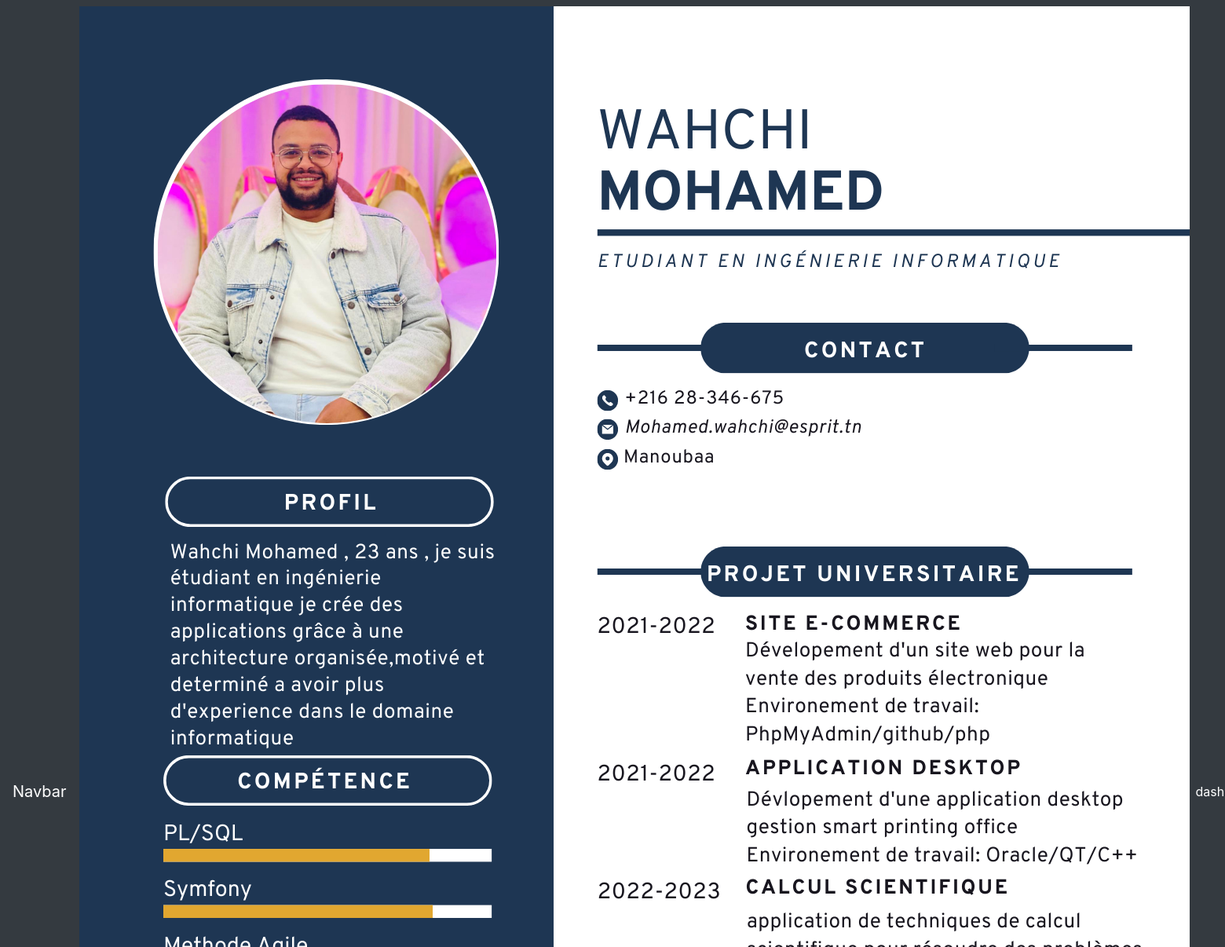
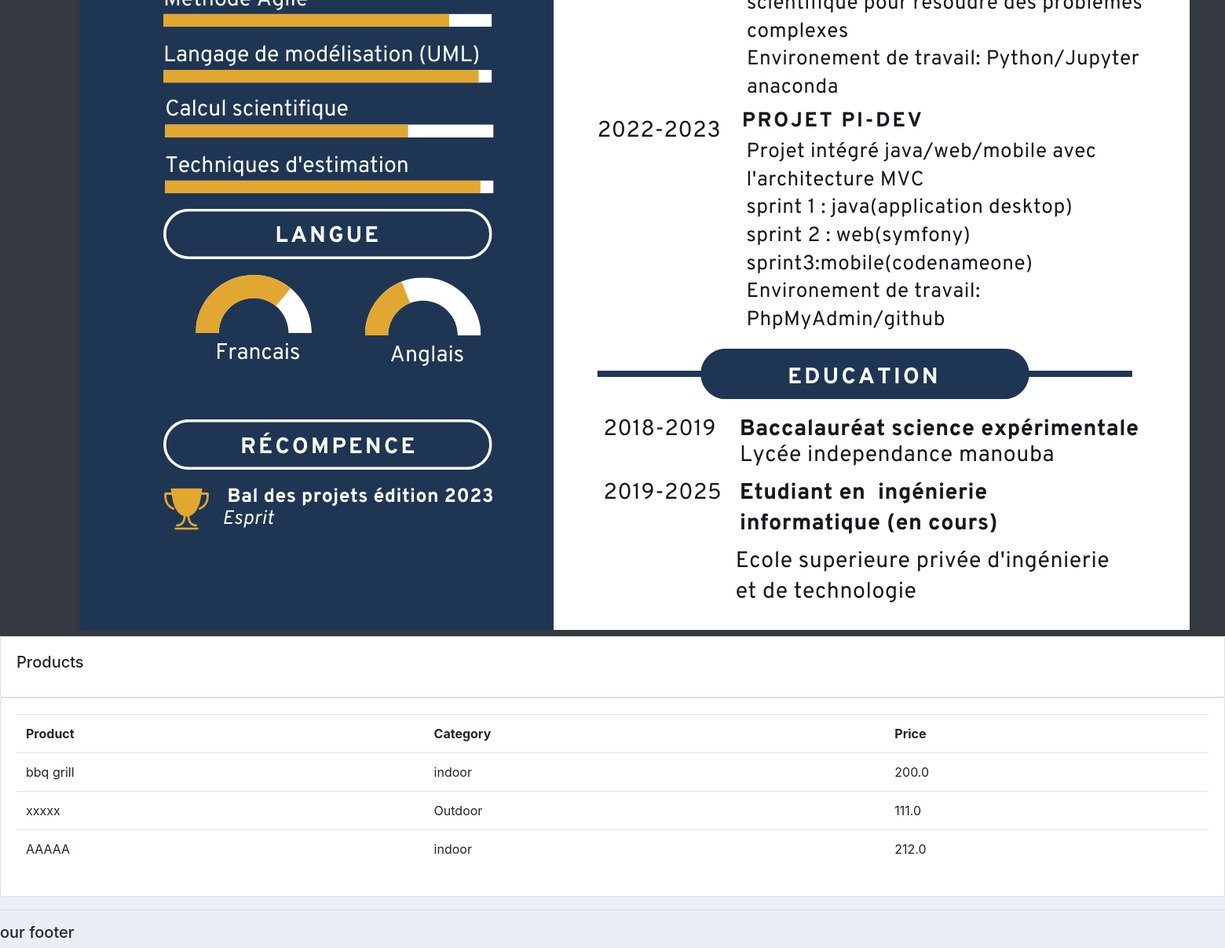
Screenshot of /produit/ (signed in) with the database file from the repository (2 pictures, top to bottom).
### accounts/models.py (models this page shows, shortened)
class Product(models.Model):
    CATEGORY =(
        ('indoor','indoor') ,
        ('Outdoor','Outdoor') ,
        )
    name = models.CharField(max_length=200 , null=True)
    price = models.FloatField(null=True)
    Category = models.CharField(max_length=200 , null=True , choices=CATEGORY)
    description = models.CharField(max_length=200 , null=True , blank=True)
    date_created = models.DateTimeField(auto_now_add=True , null=True)
    tags = models.ManyToManyField(Tag)

### accounts/views.py (the view)
# urls.py: path('produit/', views.produit , name='produit'),
@login_required(login_url='login')
def produit(request):
     products = Product.objects.all()
     return render(request,'accounts/produits.html' , {'products':products})

### accounts/templates/accounts/produits.html
{% extends 'accounts/main.html' %}
{% block content %}
<div class="row">
    <div class="col-md">
      <div class="card card-body">
        <h5 class="card-title">Products</h5>
      </div>
      <div class="card card-body">
        <table class="table">
          <tr>
            <th>Product</th>
            <th>Category</th>
            <th>Price</th>
          </tr>
          {% for i in products%}
          <tr>
              <td>{{i.name}}</td>
              <td>{{i.Category}}</td>
              <td>{{i.price}}</td>
          </tr>
          {%endfor%}
        </table>
      </div>
    </div>
  </div>
{% endblock%}

### static/css/main.css (style rules this page uses)
body { background-color: #ebeff5; }

### rows the page displays
Product: name "bbq grill", Category "indoor", price "200.0"
Product: name "xxxxx", Category "Outdoor", price "111.0"
Product: name "AAAAA", Category "indoor", price "212.0"
